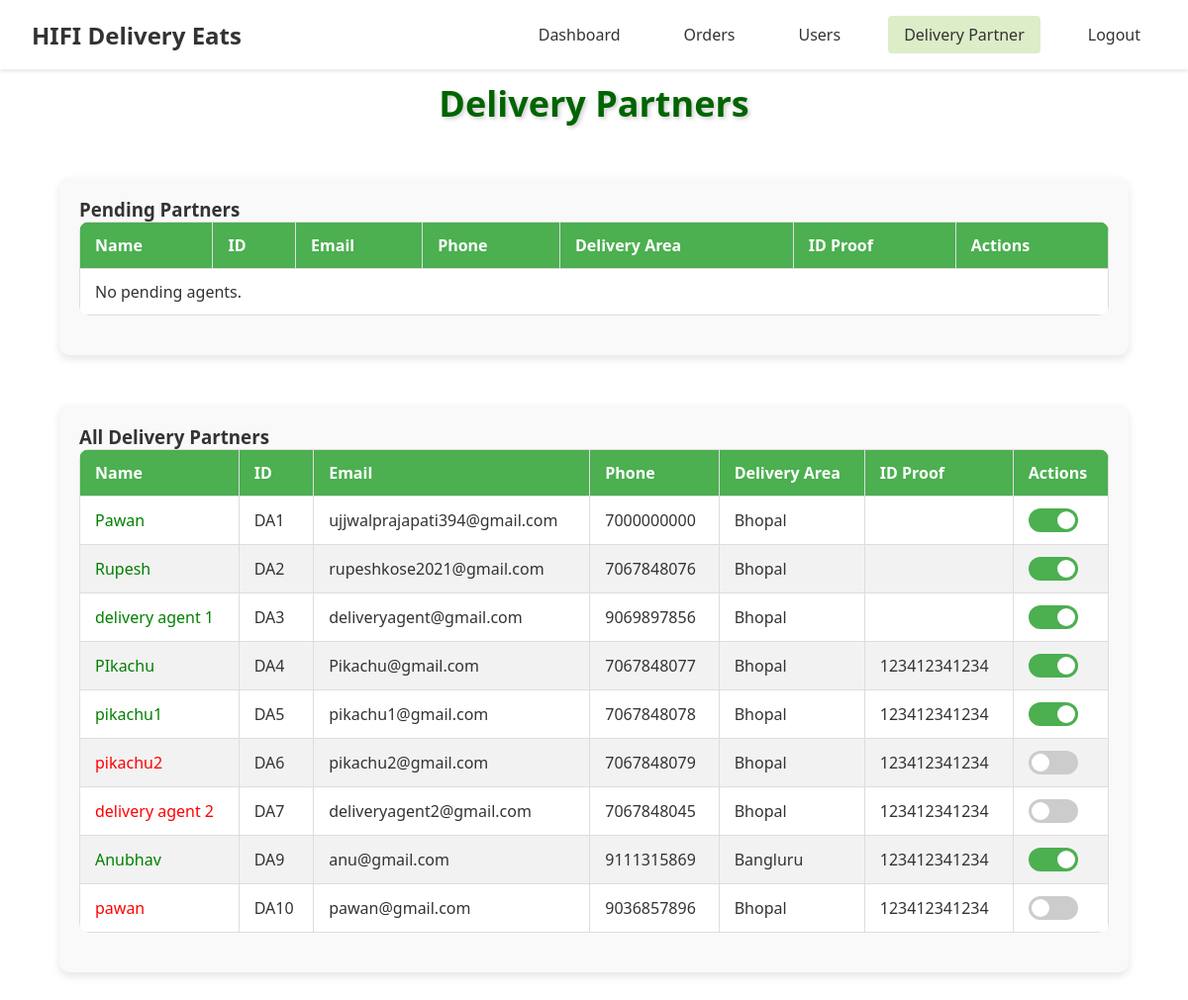
Page /admin/delivery_partner (signed in) on the committed database.
### models.py (models this page shows, shortened)
class DeliveryAgent(UserMixin, db.Model):
    __tablename__ = 'delivery_agent'
    id = db.Column(db.Integer, primary_key=True)
    username = db.Column(db.String(100))
    email = db.Column(db.String(100), unique=True)
    phone = db.Column(db.Integer, unique=True, nullable=False)
    password = db.Column(db.String(100), nullable=False)
    delivery_area = db.Column(db.String(100), nullable=False)
    available_slots = db.Column(db.Boolean, nullable=False, default=True)
    id_proof = db.Column(db.String(12), nullable=False, server_default='')
    is_approved = db.Column(db.Boolean, nullable=False, server_default='0')
    is_active = db.Column(db.Boolean, nullable=False, server_default='1')

### routes.py (the view)
    @app.route('/admin/delivery_partner')
    @login_required
    def delivery_partner():
        pending_agents = DeliveryAgent.query.filter_by(is_approved=False).all()
        accepted_agents = DeliveryAgent.query.filter_by(is_approved=True).all()
        return render_template(
            'admin/delivery_partner.html',
            pending_agents=pending_agents,
            accepted_agents=accepted_agents
        )

### templates/admin/delivery_partner.html (shortened to what this page needs)
{% extends 'admin/index.html' %}
{% block css %}
  <link
    rel="stylesheet"
    href="{{ url_for('static', filename='css/admin/delivery_partner.css') }}"
  />
{% endblock css %}
{% block content %}
<h2>Delivery Partners</h2>
<div class="table-container">
  <h3>Pending Partners</h3>
  <table>
    <thead>
      <tr>
        <th>Name</th>
        <th>ID</th>
        <th>Email</th>
        <th>Phone</th>
        <th>Delivery Area</th>
        <th>ID Proof</th>
        <th>Actions</th>
      </tr>
    </thead>
    <tbody id="userList">
      {% for agent in pending_agents %}
      <tr id="user-{{ agent.id }}">
        <td>{{ agent.username }}</td>
        <td>DA{{ agent.id }}</td>
        <td>{{ agent.email }}</td>
        <td>{{ agent.phone }}</td>
        <td>{{ agent.delivery_area }}</td>
        <td>{{ agent.id_proof }}</td>
        <td>
          <button class="accept" onclick="handleAccept({{ agent.id }})">
            Accept
          </button>
          <button class="reject" onclick="handleReject({{ agent.id }})">
            Reject
          </button>
        </td>
      </tr>
      {% else %}
      <tr>
        <td colspan="7">No pending agents.</td>
      </tr>
      {% endfor %}
    </tbody>
  </table>
</div>
<div class="table-container">
  <h3>All Delivery Partners</h3>
  <table>
    <thead>
      <tr>
        <th>Name</th>
        <th>ID</th>
        <th>Email</th>
        <th>Phone</th>
        <th>Delivery Area</th>
        <th>ID Proof</th>
        <th>Actions</th>
      </tr>
    </thead>
    <tbody id="acceptedAgentsList">
      {% for agent in accepted_agents %}
      <tr id="user-{{ agent.id }}">
        <td style="color: {% if not agent.is_active %}red{% else %}green{% endif %};">
          {{ agent.username }}
        </td>
        <td>DA{{ agent.id }}</td>
        <td>{{ agent.email }}</td>
        <td>{{ agent.phone }}</td>
        <td>{{ agent.delivery_area }}</td>
        <td>{{ agent.id_proof }}</td>
        <td>
          <label class="switch">
            <span class="slider"></span>
          </label>
        </td>
      </tr>
      {% else %}
      <tr>
        <td colspan="7">No accepted agents.</td>
      </tr>
      {% endfor %}
    </tbody>
  </table>
</div>
{% endblock content %}

### templates/admin/index.html (shortened to what this page needs)
<!DOCTYPE html>
<html lang="en">
<head>
  <link rel="stylesheet" href="{{ url_for('static', filename='css/admin/admin.css') }}">
  {% block css %}
  {% endblock css %}
</head>
<body>
  <header class="header">
    <div class="logo">HIFI Delivery Eats</div>
    <nav class="nav-menu">
      <a href="{{ url_for('admin') }}" class="{% if request.endpoint == 'admin' %}active{% endif %}">Dashboard</a>
      <a href="#" class="{% if request.endpoint == 'orders' %}active{% endif %}">Orders</a>
      <a href="#" class="{% if request.endpoint == 'users' %}active{% endif %}">Users</a>
      <a href="{{ url_for('delivery_partner') }}" class="{% if request.endpoint == 'delivery_partner' %}active{% endif %}">Delivery Partner</a>
      <a href="{{ url_for('employee_logout') }}">Logout</a>
    </nav>
  </header>
  <main>
    <section class="dashboard-content">
      {% block content %}{% endblock content %}
    </section>
  </main>
</body>
</html>

### static/css/admin/admin.css (style rules this page uses)
* { margin: 0; padding: 0; box-sizing: border-box; font-family: 'Segoe UI', Tahoma, Geneva, Verdana, sans-serif; }
:root { --primary-green: #50b341; --light-green: #DCEDC8; --white: #ffffff; --text-dark: #333333; }
body { background-color: var(--white); color: var(--text-dark); }
.header { position: fixed; top: 0; left: 0; width: 100%; z-index: 1000; display: flex; justify-content: space-between; align-items: center; padding: 1rem 2rem; background-color: var(--white); box-shadow: 0 2px 4px rgba(0,0,0,0.1); }
.logo { font-size: 1.5rem; font-weight: bold; color: var(--text-dark); }
.nav-menu { display: flex; gap: 2rem; }
.nav-menu a { text-decoration: none; color: var(--text-dark); padding: 0.5rem 1rem; border-radius: 4px; transition: background-color 0.3s; }
.nav-menu a:hover, .nav-menu a.active { background-color: var(--light-green); }
.container, main { margin-top: 80px; }

### static/css/admin/delivery_partner.css (style rules this page uses)
h2 { color: darkgreen; text-align: center; margin-bottom: 10px; font-size: 36px; font-weight: bold; text-shadow: 2px 2px 4px rgba(0, 0, 0, 0.2); transition: text-shadow 0.3s ease-in-out; margin-top: 1rem; }
.table-container { margin: 50px auto; padding: 20px; border-radius: 10px; box-shadow: 0 4px 8px rgba(0, 0, 0, 0.1); background-color: #f9f9f9; width: 90%; max-width: 1200px; }
table { width: 100%; border-collapse: collapse; margin-bottom: 20px; background-color: #fff; border-radius: 10px; overflow: hidden; }
th, td { border: 1px solid #ddd; padding: 12px 15px; text-align: left; }
th { background-color: #4CAF50; color: white; }
tbody tr:nth-child(even) { background-color: #f2f2f2; }
.switch { position: relative; display: inline-block; width: 50px; height: 24px; }
.slider { position: absolute; cursor: pointer; top: 0; left: 0; right: 0; bottom: 0; background-color: #ccc; transition: .4s; border-radius: 24px; }
.slider:before { position: absolute; content: ""; height: 18px; width: 18px; left: 3px; bottom: 3px; background-color: white; transition: .4s; border-radius: 50%; }
input:checked + .slider { background-color: #4caf50; }
input:checked + .slider:before { transform: translateX(26px); }

### rows in the picture
DeliveryAgent: username "Pawan", id "1", email "ujjwalprajapati394@gmail.com", phone "7000000000", delivery_area "Bhopal"
DeliveryAgent: username "Rupesh", id "2", email "rupeshkose2021@gmail.com", phone "7067848076", delivery_area "Bhopal"
DeliveryAgent: username "delivery agent 1", id "3", email "deliveryagent@gmail.com", phone "9069897856", delivery_area "Bhopal"
DeliveryAgent: username "PIkachu", id "4", email "Pikachu@gmail.com", phone "7067848077", delivery_area "Bhopal", id_proof "123412341234"
DeliveryAgent: username "pikachu1", id "5", email "pikachu1@gmail.com", phone "7067848078", delivery_area "Bhopal", id_proof "123412341234"
DeliveryAgent: username "pikachu2", id "6", email "pikachu2@gmail.com", phone "7067848079", delivery_area "Bhopal", id_proof "123412341234"
DeliveryAgent: username "delivery agent 2", id "7", email "deliveryagent2@gmail.com", phone "7067848045", delivery_area "Bhopal", id_proof "123412341234"
DeliveryAgent: username "Anubhav", id "9", email "anu@gmail.com", phone "9111315869", delivery_area "Bangluru", id_proof "123412341234"
DeliveryAgent: username "pawan", id "10", email "pawan@gmail.com", phone "9036857896", delivery_area "Bhopal", id_proof "123412341234"
